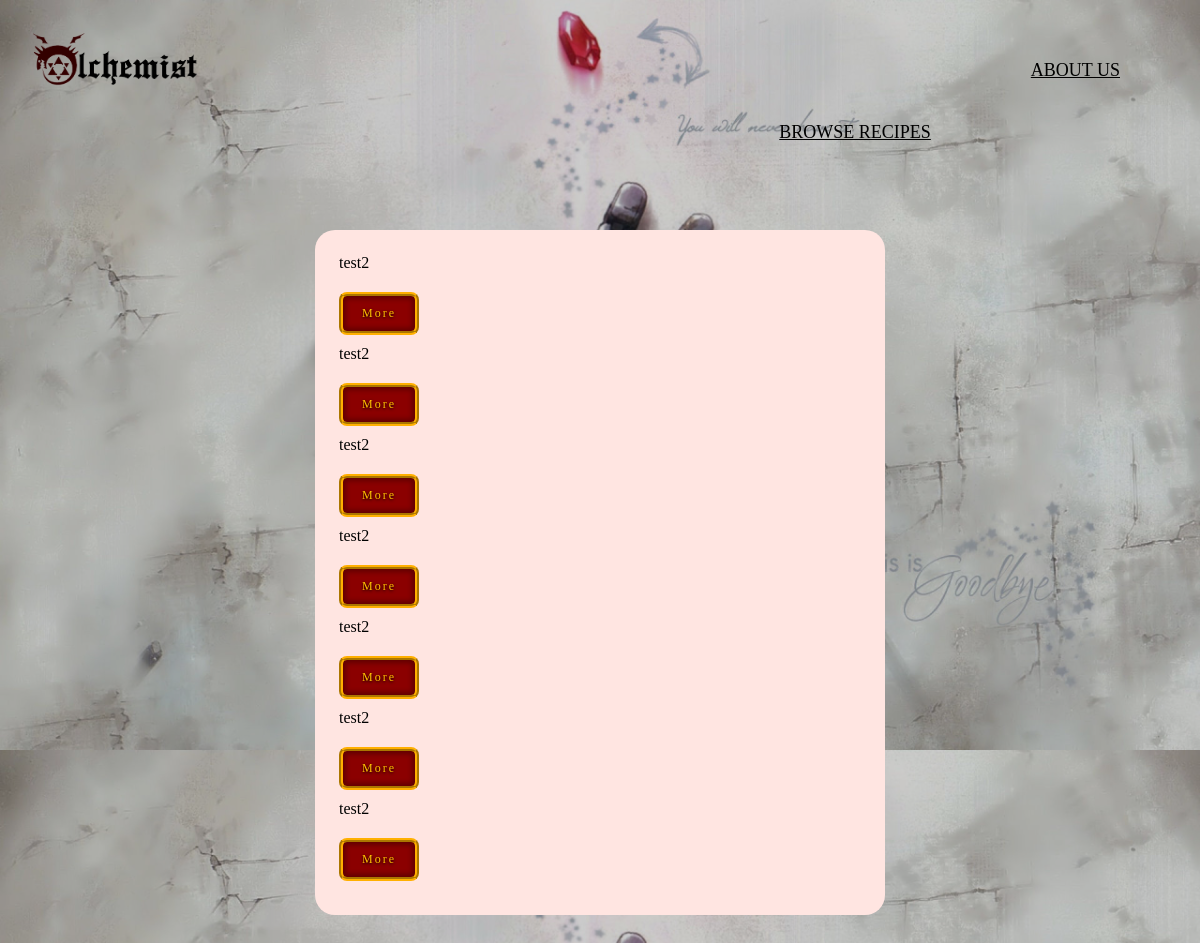
The app's page /global/3, older data.
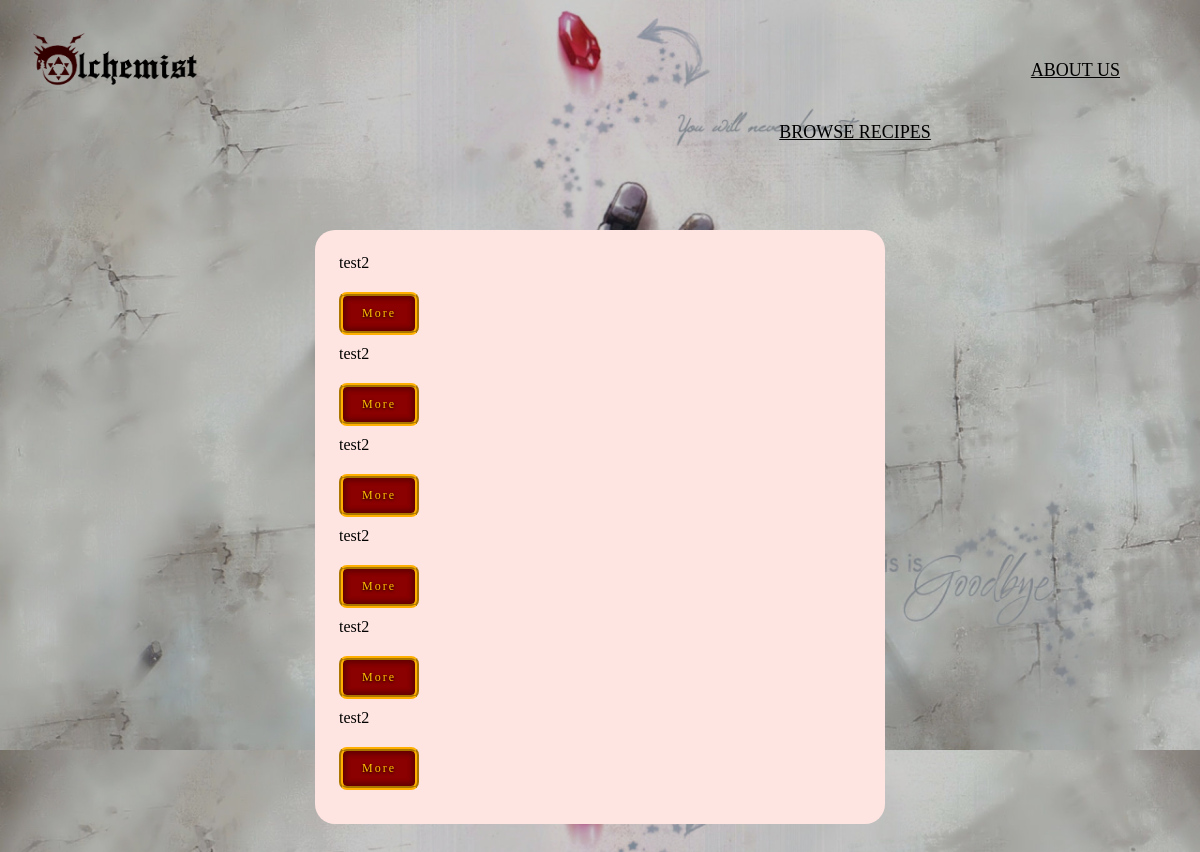
The same page, newer data.
### recipe_gen/models.py (models this page shows)
class Recipe(models.Model):
    recipe_id = models.BigAutoField(primary_key=True)
    recipe_content = models.TextField(null=True)
    recipe_steps = models.CharField(max_length=40000)
    recipe_category = models.CharField(max_length=45)
    is_saved = models.BooleanField(default=False)

### recipe_gen/views.py (the view)
# urls.py: path('global/<int:user_id>', views.global_recipe, name='global'),
def global_recipe(request, user_id):
    recipes = []
    recipe = Recipe.objects.all()
    for i in recipe:
        recipes.append(i)
    print(recipes)
    flag = check_flag(user_id)
    context={
        'user_id': user_id,
        'recipes':recipes,
        'flag':flag
    }
    return render(request, 'global_recipe.html', context)

### recipe_gen/views.py (called while the page is built)
def check_flag(user_id):
    instance = []
    saved_recs = Recipe_History.objects.filter(user_id=user_id)
    for i in saved_recs:
        instance.append(i)
    if instance == []:
        flag = None
        return flag
    else:
        flag = 1
        return flag

### recipe_gen/templates/global_recipe.html (shortened to what this page needs)
{% extends 'layouts/index_temp.html' %}
{% load static %}
{% block content %}
    <div class="navigation">
        <div class="logo">
            <a href="{% url 'back' user_id%}">
                <img src="/media/logo/image.png" style="width: 20%; height: 10;">
            </a>
        </div>
        <ul>
            <li><a href="#"> ABOUT US </a> </li>
            <li><a href="{% url 'global' user_id%}"> BROWSE RECIPES </a> </li>
            <li>
            </li>
        </ul>
    </div>
    <div class="more-more">
        {% for recipe in recipes %}
        {% autoescape off %}
        <ul>{{recipe.recipe_content}}</ul>
        {% endautoescape %}
        <a href="{% url 'recipe_page' recipe.recipe_id user_id %}">
            <button type="button" class="button">More</button>
        </a>
        <br>
        {% endfor %}
    </div>
{% endblock %}

Row changes from the older to the newer data that the page shows:
removed Recipe: recipe_content "test2"
